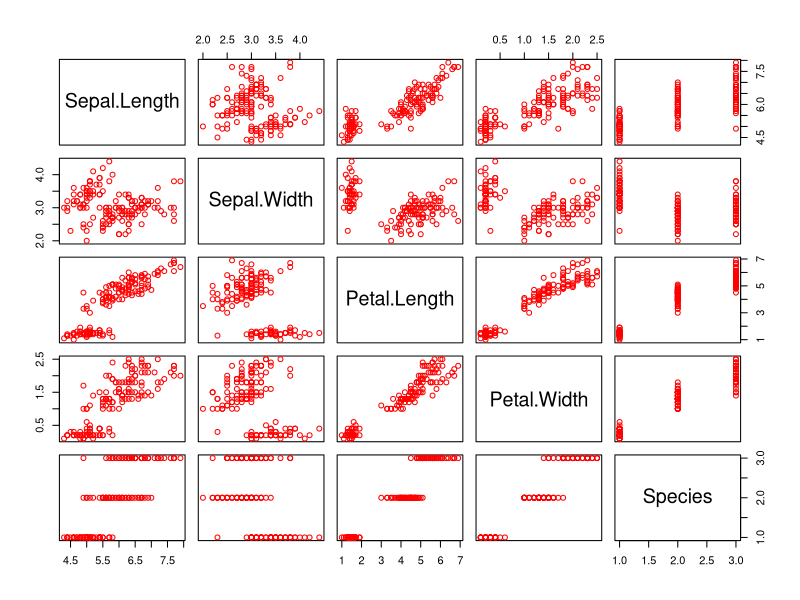
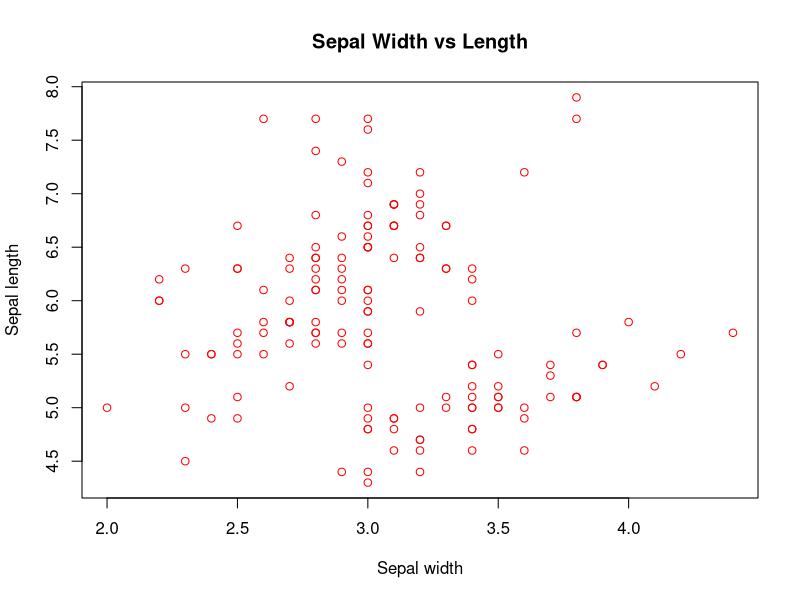
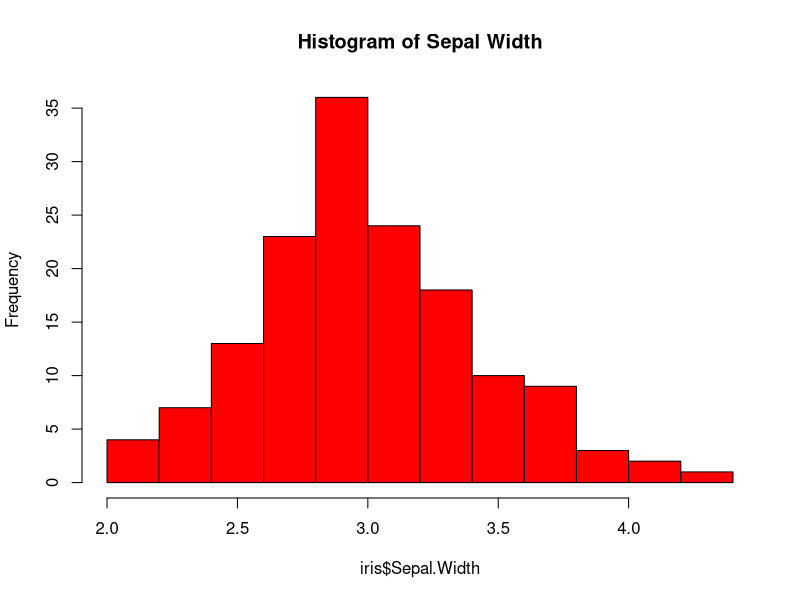
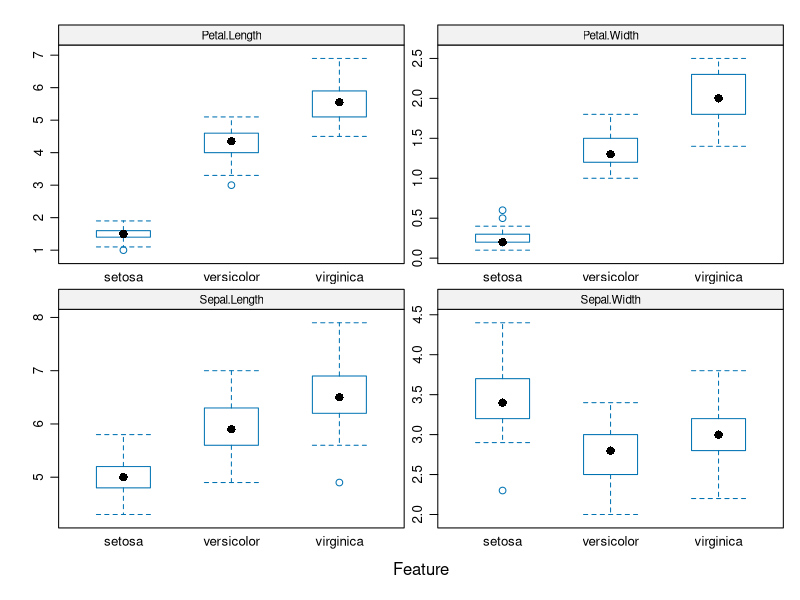

Recreate these plots in R, in order. (Note: this script raises an error after producing the figures.)
# Loading necessary libraries
library(datasets)
library(skimr)
library(caret)
library(dplyr)

# Importing the Iris dataset
data("iris")
iris <- datasets::iris

# Data exploration
View(iris)
str(iris)
names(iris)
head(iris, 7)
tail(iris, 7)

# Basic statistics
summary(iris)
summary(iris$Sepal.Length)

# Checking if there is missing data
sum(is.na(iris))

# Expanding basic statistics
skim(iris)

# Expanding basic statistics after grouping data by species
iris %>%
  dplyr::group_by(Species) %>%
  skimr::skim()

# Panel plots
plot(iris, col = "red")

# Scatter plot
plot(iris$Sepal.Width, iris$Sepal.Length, col = "red", 
     xlab = "Sepal width", ylab = "Sepal length", 
     main = "Sepal Width vs Length")

# Histogram
hist(iris$Sepal.Width, col = "red", main = "Histogram of Sepal Width")

# Feature plots
featurePlot(x = iris[, 1:4], 
            y = iris$Species, 
            plot = "box",
            strip = strip.custom(par.strip.text = list(cex = .7)),
            scales = list(x = list(relation = "free"), 
                          y = list(relation = "free")))

# Machine learning in R
set.seed(100)

# Performs stratified random split of the data set
TrainingIndex <- createDataPartition(iris$Species, p = 0.8, list = FALSE)
TrainingSet <- iris[TrainingIndex,] # Training Set
TestingSet <- iris[-TrainingIndex,] # Test Set

# SVM model (polynomial kernel)
# Build Training model with cross-validation
Model <- train(Species ~ ., data = TrainingSet,
               method = "svmPoly",
               na.action = na.omit,
               preProcess = c("scale", "center"),
               trControl = trainControl(method = "cv", number = 10),
               tuneGrid = data.frame(degree = 1, scale = 1, C = 1))

# Apply model for prediction on Training set
Model.training.predictions <- predict(Model, TrainingSet)

# Apply model for prediction on Testing set
Model.testing.predictions <- predict(Model, TestingSet)

# Model performance (Displays confusion matrix and statistics)
Model.training.confusion <- confusionMatrix(Model.training.predictions, TrainingSet$Species)
Model.testing.confusion <- confusionMatrix(Model.testing.predictions, TestingSet$Species)

print(Model.training.confusion)
print(Model.testing.confusion)

# Feature importance
Importance <- varImp(Model)
plot(Importance, col = "red")
